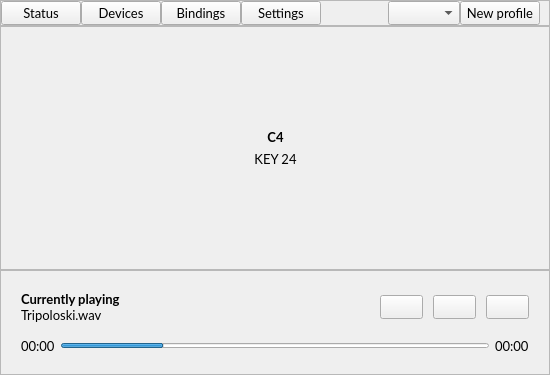
<?xml version="1.0" encoding="UTF-8"?>
<ui version="4.0">
 <class>MainWindow</class>
 <widget class="QMainWindow" name="MainWindow">
  <property name="geometry">
   <rect>
    <x>0</x>
    <y>0</y>
    <width>550</width>
    <height>375</height>
   </rect>
  </property>
  <property name="sizePolicy">
   <sizepolicy hsizetype="MinimumExpanding" vsizetype="MinimumExpanding">
    <horstretch>1</horstretch>
    <verstretch>1</verstretch>
   </sizepolicy>
  </property>
  <property name="minimumSize">
   <size>
    <width>550</width>
    <height>375</height>
   </size>
  </property>
  <property name="maximumSize">
   <size>
    <width>800</width>
    <height>16777215</height>
   </size>
  </property>
  <property name="font">
   <font>
    <family>Lato</family>
    <pointsize>10</pointsize>
   </font>
  </property>
  <property name="windowTitle">
   <string>MIDISoundboard V2</string>
  </property>
  <property name="accessibleName">
   <string/>
  </property>
  <property name="autoFillBackground">
   <bool>false</bool>
  </property>
  <property name="dockNestingEnabled">
   <bool>false</bool>
  </property>
  <property name="unifiedTitleAndToolBarOnMac">
   <bool>false</bool>
  </property>
  <widget class="QWidget" name="centralWidget">
   <property name="accessibleName">
    <string>Application</string>
   </property>
   <layout class="QVBoxLayout" name="verticalLayout_2">
    <property name="spacing">
     <number>0</number>
    </property>
    <property name="leftMargin">
     <number>0</number>
    </property>
    <property name="topMargin">
     <number>0</number>
    </property>
    <property name="rightMargin">
     <number>0</number>
    </property>
    <property name="bottomMargin">
     <number>0</number>
    </property>
    <item>
     <widget class="QFrame" name="Header">
      <property name="frameShape">
       <enum>QFrame::StyledPanel</enum>
      </property>
      <property name="frameShadow">
       <enum>QFrame::Raised</enum>
      </property>
      <layout class="QHBoxLayout" name="horizontalLayout">
       <property name="spacing">
        <number>0</number>
       </property>
       <property name="leftMargin">
        <number>0</number>
       </property>
       <property name="topMargin">
        <number>0</number>
       </property>
       <property name="rightMargin">
        <number>9</number>
       </property>
       <property name="bottomMargin">
        <number>0</number>
       </property>
       <item>
        <widget class="QPushButton" name="HeaderStatusButton">
         <property name="accessibleName">
          <string>btn-header</string>
         </property>
         <property name="text">
          <string>Status</string>
         </property>
         <property name="checkable">
          <bool>true</bool>
         </property>
        </widget>
       </item>
       <item>
        <widget class="QPushButton" name="HeaderDevicesButton">
         <property name="accessibleName">
          <string>btn-header</string>
         </property>
         <property name="text">
          <string>Devices</string>
         </property>
         <property name="checkable">
          <bool>true</bool>
         </property>
        </widget>
       </item>
       <item>
        <widget class="QPushButton" name="HeaderBindingsButton">
         <property name="accessibleName">
          <string>btn-header</string>
         </property>
         <property name="text">
          <string>Bindings</string>
         </property>
         <property name="checkable">
          <bool>true</bool>
         </property>
        </widget>
       </item>
       <item>
        <widget class="QPushButton" name="HeaderSettingsButton">
         <property name="accessibleName">
          <string>btn-header</string>
         </property>
         <property name="text">
          <string>Settings</string>
         </property>
         <property name="checkable">
          <bool>true</bool>
         </property>
        </widget>
       </item>
       <item>
        <spacer name="HeaderSpacer">
         <property name="orientation">
          <enum>Qt::Horizontal</enum>
         </property>
         <property name="sizeHint" stdset="0">
          <size>
           <width>40</width>
           <height>20</height>
          </size>
         </property>
        </spacer>
       </item>
       <item>
        <widget class="QComboBox" name="HeaderProfileDropdown">
         <property name="layoutDirection">
          <enum>Qt::LeftToRight</enum>
         </property>
         <property name="sizeAdjustPolicy">
          <enum>QComboBox::AdjustToContentsOnFirstShow</enum>
         </property>
        </widget>
       </item>
       <item>
        <widget class="QPushButton" name="HeaderNewProfileButton">
         <property name="accessibleName">
          <string/>
         </property>
         <property name="text">
          <string>New profile</string>
         </property>
         <property name="icon">
          <iconset resource="resources.qrc">
           <normaloff>:/icons/plus.svg</normaloff>:/icons/plus.svg</iconset>
         </property>
         <property name="iconSize">
          <size>
           <width>15</width>
           <height>15</height>
          </size>
         </property>
        </widget>
       </item>
      </layout>
     </widget>
    </item>
    <item>
     <widget class="QStackedWidget" name="ScreenWidget">
      <widget class="QWidget" name="StatusScreen">
       <layout class="QVBoxLayout" name="verticalLayout_5" stretch="2,0">
        <property name="spacing">
         <number>0</number>
        </property>
        <property name="leftMargin">
         <number>0</number>
        </property>
        <property name="topMargin">
         <number>0</number>
        </property>
        <property name="rightMargin">
         <number>0</number>
        </property>
        <property name="bottomMargin">
         <number>0</number>
        </property>
        <item>
         <widget class="QFrame" name="StatusMainFrame">
          <property name="accessibleName">
           <string/>
          </property>
          <property name="frameShape">
           <enum>QFrame::StyledPanel</enum>
          </property>
          <property name="frameShadow">
           <enum>QFrame::Raised</enum>
          </property>
          <layout class="QVBoxLayout" name="verticalLayout_11">
           <item>
            <spacer name="verticalSpacer_2">
             <property name="orientation">
              <enum>Qt::Vertical</enum>
             </property>
             <property name="sizeHint" stdset="0">
              <size>
               <width>20</width>
               <height>40</height>
              </size>
             </property>
            </spacer>
           </item>
           <item>
            <layout class="QHBoxLayout" name="horizontalLayout_5">
             <item>
              <spacer name="horizontalSpacer_3">
               <property name="orientation">
                <enum>Qt::Horizontal</enum>
               </property>
               <property name="sizeHint" stdset="0">
                <size>
                 <width>40</width>
                 <height>20</height>
                </size>
               </property>
              </spacer>
             </item>
             <item>
              <widget class="QLabel" name="StatusPressIndicatorDown">
               <property name="text">
                <string/>
               </property>
               <property name="pixmap">
                <pixmap resource="resources.qrc">:/icons/down-arrow-off.svg</pixmap>
               </property>
               <property name="scaledContents">
                <bool>false</bool>
               </property>
               <property name="alignment">
                <set>Qt::AlignRight|Qt::AlignTrailing|Qt::AlignVCenter</set>
               </property>
              </widget>
             </item>
             <item>
              <layout class="QVBoxLayout" name="verticalLayout_12">
               <item>
                <widget class="QLabel" name="StatusPressedChord">
                 <property name="font">
                  <font>
                   <family>Leelawadee UI</family>
                   <weight>75</weight>
                   <bold>true</bold>
                  </font>
                 </property>
                 <property name="text">
                  <string>C4</string>
                 </property>
                 <property name="alignment">
                  <set>Qt::AlignCenter</set>
                 </property>
                </widget>
               </item>
               <item>
                <widget class="QLabel" name="StatusPressedKey">
                 <property name="text">
                  <string>KEY 24</string>
                 </property>
                 <property name="alignment">
                  <set>Qt::AlignHCenter|Qt::AlignTop</set>
                 </property>
                </widget>
               </item>
              </layout>
             </item>
             <item>
              <widget class="QLabel" name="StatusPressIndicatorUp">
               <property name="text">
                <string/>
               </property>
               <property name="pixmap">
                <pixmap resource="resources.qrc">:/icons/up-arrow-off.svg</pixmap>
               </property>
               <property name="scaledContents">
                <bool>false</bool>
               </property>
               <property name="alignment">
                <set>Qt::AlignLeading|Qt::AlignLeft|Qt::AlignVCenter</set>
               </property>
              </widget>
             </item>
             <item>
              <spacer name="horizontalSpacer_4">
               <property name="orientation">
                <enum>Qt::Horizontal</enum>
               </property>
               <property name="sizeHint" stdset="0">
                <size>
                 <width>40</width>
                 <height>20</height>
                </size>
               </property>
              </spacer>
             </item>
            </layout>
           </item>
           <item>
            <spacer name="verticalSpacer">
             <property name="orientation">
              <enum>Qt::Vertical</enum>
             </property>
             <property name="sizeHint" stdset="0">
              <size>
               <width>20</width>
               <height>40</height>
              </size>
             </property>
            </spacer>
           </item>
          </layout>
         </widget>
        </item>
        <item>
         <widget class="QFrame" name="StatusControlsFrame">
          <property name="frameShape">
           <enum>QFrame::StyledPanel</enum>
          </property>
          <property name="frameShadow">
           <enum>QFrame::Raised</enum>
          </property>
          <layout class="QVBoxLayout" name="verticalLayout_7" stretch="2,1">
           <property name="spacing">
            <number>15</number>
           </property>
           <property name="leftMargin">
            <number>20</number>
           </property>
           <property name="topMargin">
            <number>20</number>
           </property>
           <property name="rightMargin">
            <number>20</number>
           </property>
           <property name="bottomMargin">
            <number>20</number>
           </property>
           <item>
            <layout class="QHBoxLayout" name="StatusControlsTopLayout">
             <property name="spacing">
              <number>10</number>
             </property>
             <item>
              <layout class="QVBoxLayout" name="verticalLayout_9">
               <property name="spacing">
                <number>0</number>
               </property>
               <item>
                <widget class="QLabel" name="StatusControlsSongTitle">
                 <property name="font">
                  <font>
                   <family>Leelawadee UI</family>
                   <weight>75</weight>
                   <bold>true</bold>
                  </font>
                 </property>
                 <property name="text">
                  <string>Currently playing</string>
                 </property>
                 <property name="alignment">
                  <set>Qt::AlignBottom|Qt::AlignLeading|Qt::AlignLeft</set>
                 </property>
                </widget>
               </item>
               <item>
                <widget class="QLabel" name="StatusControlsSong">
                 <property name="accessibleName">
                  <string>controls-current-song</string>
                 </property>
                 <property name="text">
                  <string>Tripoloski.wav</string>
                 </property>
                 <property name="alignment">
                  <set>Qt::AlignLeading|Qt::AlignLeft|Qt::AlignTop</set>
                 </property>
                </widget>
               </item>
              </layout>
             </item>
             <item>
              <spacer name="horizontalSpacer">
               <property name="orientation">
                <enum>Qt::Horizontal</enum>
               </property>
               <property name="sizeHint" stdset="0">
                <size>
                 <width>40</width>
                 <height>20</height>
                </size>
               </property>
              </spacer>
             </item>
             <item>
              <widget class="QPushButton" name="StatusControlsPausePlay">
               <property name="accessibleName">
                <string>controls-btn</string>
               </property>
               <property name="text">
                <string/>
               </property>
               <property name="icon">
                <iconset resource="resources.qrc">
                 <normaloff>:/icons/play.svg</normaloff>
                 <normalon>:/icons/pause.svg</normalon>:/icons/play.svg</iconset>
               </property>
               <property name="checkable">
                <bool>true</bool>
               </property>
               <property name="checked">
                <bool>false</bool>
               </property>
              </widget>
             </item>
             <item>
              <widget class="QPushButton" name="StatusControlsReset">
               <property name="accessibleName">
                <string>controls-btn</string>
               </property>
               <property name="text">
                <string/>
               </property>
               <property name="icon">
                <iconset resource="resources.qrc">
                 <normaloff>:/icons/stop.svg</normaloff>:/icons/stop.svg</iconset>
               </property>
              </widget>
             </item>
             <item>
              <widget class="QPushButton" name="StatusControlsVolume">
               <property name="accessibleName">
                <string>controls-btn</string>
               </property>
               <property name="text">
                <string/>
               </property>
               <property name="icon">
                <iconset resource="resources.qrc">
                 <normaloff>:/icons/audio-out.svg</normaloff>:/icons/audio-out.svg</iconset>
               </property>
              </widget>
             </item>
            </layout>
           </item>
           <item>
            <layout class="QHBoxLayout" name="StatusControlsBottomLayout">
             <item>
              <widget class="QLabel" name="StatusControlsTimeCurrent">
               <property name="accessibleName">
                <string>controls-time-label</string>
               </property>
               <property name="text">
                <string>00:00</string>
               </property>
              </widget>
             </item>
             <item>
              <widget class="QProgressBar" name="StatusControlsTimebar">
               <property name="maximumSize">
                <size>
                 <width>16777215</width>
                 <height>5</height>
                </size>
               </property>
               <property name="accessibleName">
                <string>controls-timebar</string>
               </property>
               <property name="value">
                <number>24</number>
               </property>
               <property name="alignment">
                <set>Qt::AlignBottom|Qt::AlignLeading|Qt::AlignLeft</set>
               </property>
               <property name="textVisible">
                <bool>false</bool>
               </property>
              </widget>
             </item>
             <item>
              <widget class="QLabel" name="StatusControlsTimeLength">
               <property name="accessibleName">
                <string>controls-time-label</string>
               </property>
               <property name="text">
                <string>00:00</string>
               </property>
              </widget>
             </item>
            </layout>
           </item>
          </layout>
         </widget>
        </item>
       </layout>
      </widget>
      <widget class="QWidget" name="DeviceSelectionScreen">
       <layout class="QVBoxLayout" name="verticalLayout" stretch="0,1,0,0,0">
        <property name="spacing">
         <number>0</number>
        </property>
        <property name="leftMargin">
         <number>0</number>
        </property>
        <property name="topMargin">
         <number>0</number>
        </property>
        <property name="rightMargin">
         <number>0</number>
        </property>
        <property name="bottomMargin">
         <number>0</number>
        </property>
        <item>
         <widget class="QFrame" name="DeviceSelectionMidiHeader">
          <property name="accessibleName">
           <string>sub-header</string>
          </property>
          <property name="frameShape">
           <enum>QFrame::StyledPanel</enum>
          </property>
          <property name="frameShadow">
           <enum>QFrame::Raised</enum>
          </property>
          <layout class="QVBoxLayout" name="verticalLayout_3">
           <property name="spacing">
            <number>0</number>
           </property>
           <property name="leftMargin">
            <number>0</number>
           </property>
           <property name="topMargin">
            <number>0</number>
           </property>
           <property name="rightMargin">
            <number>0</number>
           </property>
           <property name="bottomMargin">
            <number>0</number>
           </property>
           <item>
            <layout class="QHBoxLayout" name="layout">
             <item>
              <widget class="QLabel" name="DeviceSelectionTitle">
               <property name="accessibleName">
                <string>sub-header-title</string>
               </property>
               <property name="text">
                <string>Input devices (MIDI)</string>
               </property>
              </widget>
             </item>
             <item>
              <spacer name="DeviceSelectionHeaderSpacer">
               <property name="orientation">
                <enum>Qt::Horizontal</enum>
               </property>
               <property name="sizeHint" stdset="0">
                <size>
                 <width>40</width>
                 <height>20</height>
                </size>
               </property>
              </spacer>
             </item>
             <item>
              <widget class="QPushButton" name="DeviceSelectionRescanButton">
               <property name="accessibleName">
                <string>btn-transparent</string>
               </property>
               <property name="text">
                <string/>
               </property>
               <property name="icon">
                <iconset resource="resources.qrc">
                 <normaloff>:/icons/refresh.svg</normaloff>:/icons/refresh.svg</iconset>
               </property>
               <property name="iconSize">
                <size>
                 <width>20</width>
                 <height>20</height>
                </size>
               </property>
              </widget>
             </item>
            </layout>
           </item>
          </layout>
         </widget>
        </item>
        <item>
         <widget class="QListWidget" name="DeviceSelectionList">
          <property name="sizePolicy">
           <sizepolicy hsizetype="Expanding" vsizetype="Fixed">
            <horstretch>0</horstretch>
            <verstretch>0</verstretch>
           </sizepolicy>
          </property>
          <property name="minimumSize">
           <size>
            <width>0</width>
            <height>90</height>
           </size>
          </property>
          <property name="accessibleName">
           <string>main-content</string>
          </property>
          <property name="verticalScrollBarPolicy">
           <enum>Qt::ScrollBarAsNeeded</enum>
          </property>
          <property name="horizontalScrollBarPolicy">
           <enum>Qt::ScrollBarAsNeeded</enum>
          </property>
          <property name="sizeAdjustPolicy">
           <enum>QAbstractScrollArea::AdjustToContents</enum>
          </property>
          <property name="movement">
           <enum>QListView::Free</enum>
          </property>
          <property name="resizeMode">
           <enum>QListView::Adjust</enum>
          </property>
          <property name="viewMode">
           <enum>QListView::ListMode</enum>
          </property>
         </widget>
        </item>
        <item>
         <widget class="QFrame" name="frame">
          <property name="minimumSize">
           <size>
            <width>0</width>
            <height>0</height>
           </size>
          </property>
          <property name="accessibleName">
           <string>sub-header</string>
          </property>
          <property name="frameShape">
           <enum>QFrame::StyledPanel</enum>
          </property>
          <property name="frameShadow">
           <enum>QFrame::Raised</enum>
          </property>
          <layout class="QVBoxLayout" name="verticalLayout_10">
           <property name="spacing">
            <number>0</number>
           </property>
           <property name="leftMargin">
            <number>0</number>
           </property>
           <property name="topMargin">
            <number>0</number>
           </property>
           <property name="rightMargin">
            <number>0</number>
           </property>
           <property name="bottomMargin">
            <number>0</number>
           </property>
           <item>
            <layout class="QHBoxLayout" name="horizontalLayout_2">
             <item>
              <widget class="QLabel" name="label">
               <property name="accessibleName">
                <string>sub-header-title</string>
               </property>
               <property name="text">
                <string>Output devices</string>
               </property>
              </widget>
             </item>
             <item>
              <spacer name="horizontalSpacer_2">
               <property name="orientation">
                <enum>Qt::Horizontal</enum>
               </property>
               <property name="sizeHint" stdset="0">
                <size>
                 <width>40</width>
                 <height>20</height>
                </size>
               </property>
              </spacer>
             </item>
            </layout>
           </item>
          </layout>
         </widget>
        </item>
        <item>
         <widget class="QListWidget" name="DeviceSelectionAudioList">
          <property name="accessibleName">
           <string>main-content</string>
          </property>
          <property name="sizeAdjustPolicy">
           <enum>QAbstractScrollArea::AdjustToContents</enum>
          </property>
          <property name="selectionMode">
           <enum>QAbstractItemView::MultiSelection</enum>
          </property>
          <property name="movement">
           <enum>QListView::Free</enum>
          </property>
          <property name="resizeMode">
           <enum>QListView::Adjust</enum>
          </property>
         </widget>
        </item>
        <item>
         <widget class="QPushButton" name="DeviceSelectionSaveButton">
          <property name="sizePolicy">
           <sizepolicy hsizetype="Minimum" vsizetype="Fixed">
            <horstretch>0</horstretch>
            <verstretch>0</verstretch>
           </sizepolicy>
          </property>
          <property name="accessibleName">
           <string>btn-save</string>
          </property>
          <property name="text">
           <string>Save selected devices</string>
          </property>
         </widget>
        </item>
       </layout>
      </widget>
      <widget class="QWidget" name="BindingsScreen">
       <layout class="QVBoxLayout" name="verticalLayout_4">
        <item>
         <widget class="QPushButton" name="pushButton_2">
          <property name="text">
           <string>Bindings</string>
          </property>
         </widget>
        </item>
       </layout>
      </widget>
      <widget class="QWidget" name="SettingsScreen">
       <layout class="QVBoxLayout" name="verticalLayout_6">
        <item>
         <widget class="QPushButton" name="pushButton">
          <property name="text">
           <string>Settings</string>
          </property>
         </widget>
        </item>
       </layout>
      </widget>
     </widget>
    </item>
   </layout>
  </widget>
 </widget>
 <layoutdefault spacing="6" margin="11"/>
 <resources>
  <include location="resources.qrc"/>
 </resources>
 <connections/>
</ui>
